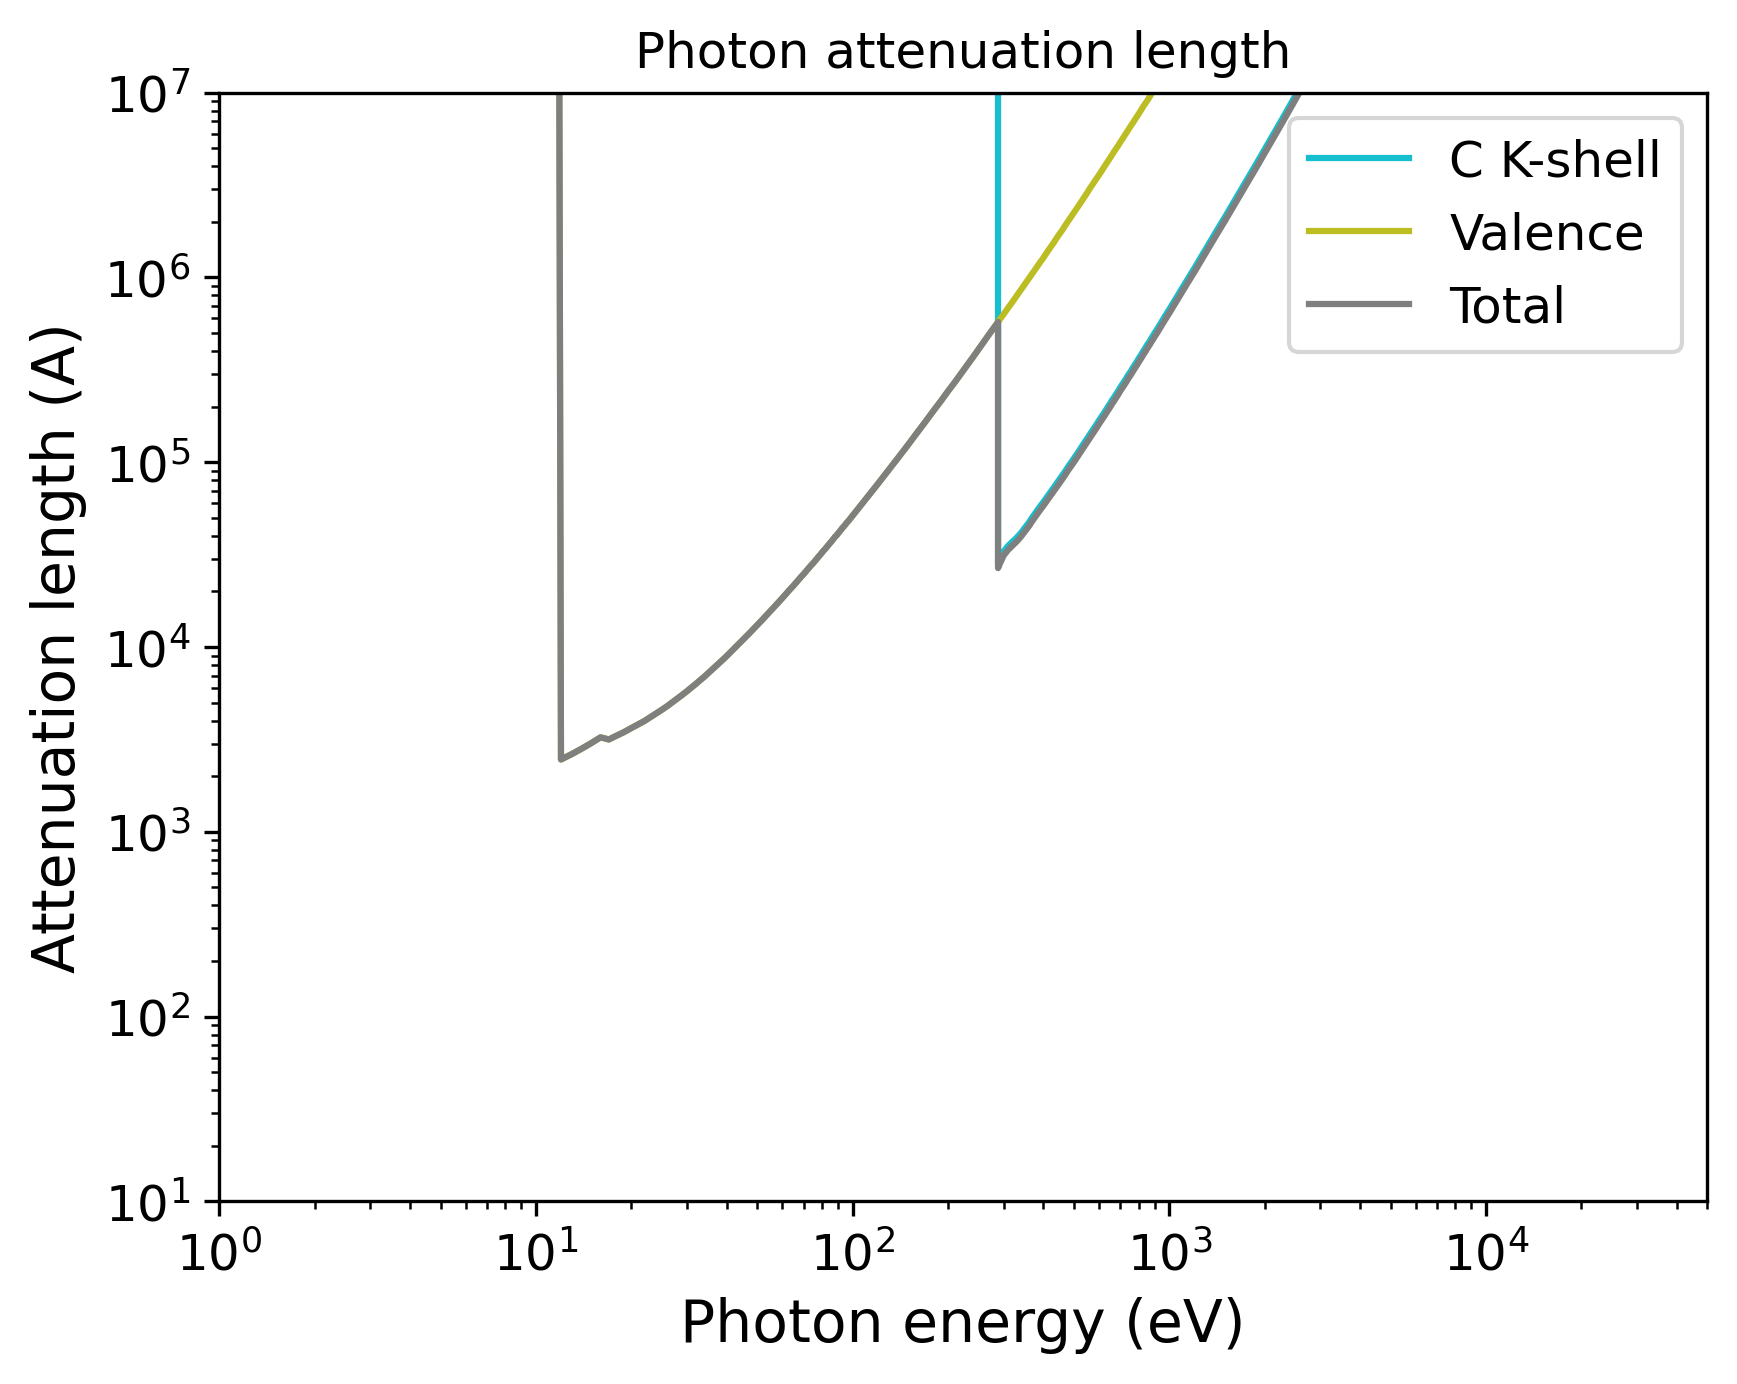

Source code (Python):
import pandas as pd
import numpy as np
import matplotlib.pyplot as plt
import matplotlib.cm as cm
# Set the format:
plt.xlabel("Photon energy (eV)", fontsize=14)
plt.ylabel("Attenuation length (A)", fontsize=14)
plt.xticks(fontsize=12)
plt.yticks(fontsize=12)
plt.grid(False)
# Set the axes:
# Read the output file:
df = pd.read_csv(r"OUTPUT_C_layer_Photon_IMFP.dat", sep=r'\s+', header=None, comment="#", skipinitialspace=True)
plt.xscale("log")
plt.yscale("log")
# Prepare the plot:
columns_to_plot = [ 1, 2, 3]
labels = [ "C K-shell", "Valence", "Total"]
# Create N distinct colors from a colormap
N = len(columns_to_plot)
colors = plt.cm.tab10(np.linspace(1, 0, 10))
# Set line styles:
linestyles = [ "-", "-", "-"]
for i, col in enumerate(columns_to_plot):
    color = colors[i % len(colors)]
    ls    = linestyles[i % len(linestyles)]
    label = labels[i % len(labels)]
    plt.plot(df.iloc[:, 0], df.iloc[:, col],
    color=color,
    label=label,
    linestyle=ls)
plt.xlim(1.00000000,50000.00000000)
plt.ylim(10.00000000,10000000.00000000)
plt.title("Photon attenuation length")
plt.legend(loc="best", fontsize=12)
# Save the plot in this format:
plt.savefig("OUTPUT_MFP_photon.png", dpi=300, bbox_inches="tight")
